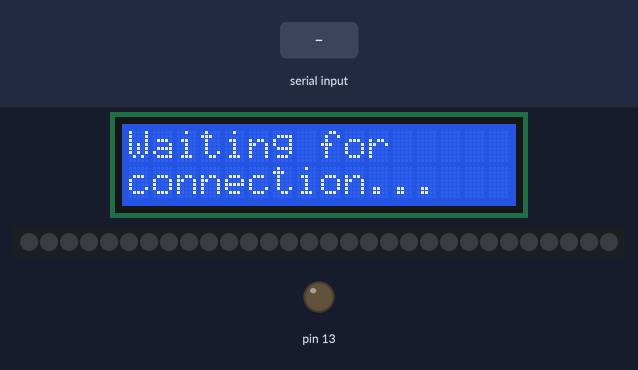
The sketch below on a simulated Arduino Uno, built with avr-gcc and run on an emulated ATmega328P. Shown: 16×2 character LCD, 30 RGB LEDs in strip order, left to right, output pins drawn as LEDs (lit = HIGH). The test bench sets the inputs (shaded band). Dim RGB values are drawn brighter than linear; what the sketch prints to the serial monitor is not drawn.

Above: at 1.2 s.
1.3 s: "c90\n" received over Serial
At 2.4 s:
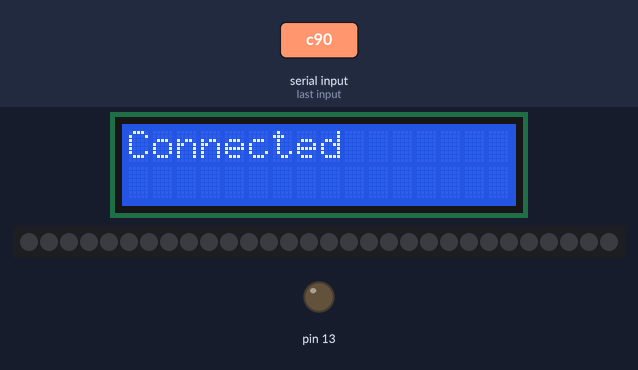
2.8 s: "d90\n" received over Serial
At 3.7 s:
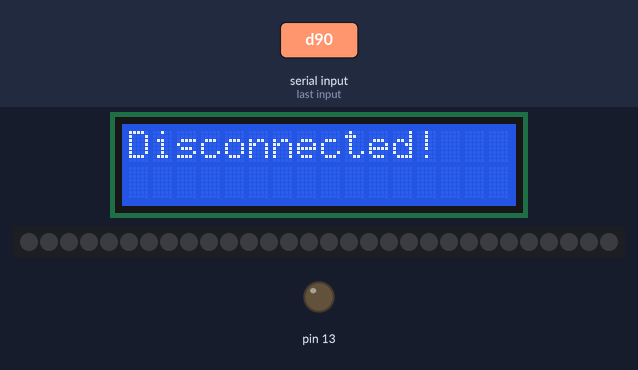
5.8 s: "c 45\n" received over Serial
At 7.0 s:
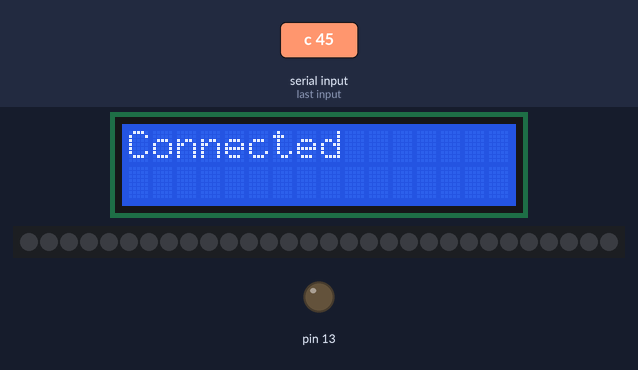
7.3 s: "A90\n" received over Serial
At 8.2 s:
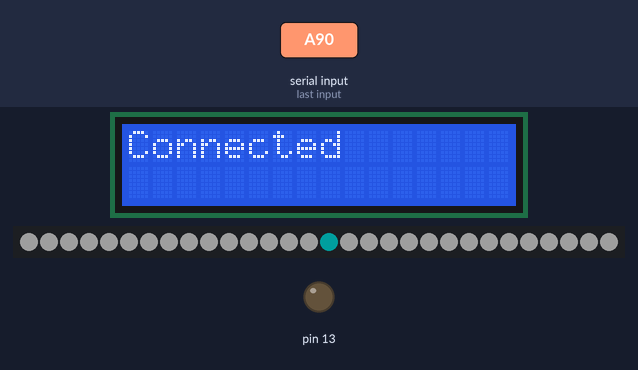
8.8 s: "A 45\n" received over Serial
10.3 s: "d 45\n" received over Serial
At 13.1 s:
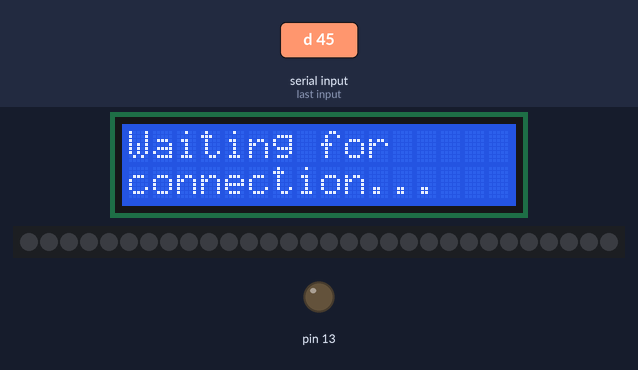
Timing chart, 0 to 14.3 s (numbered marks = the images above; inputs shaded):
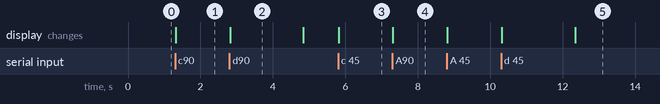

Measured:
- after the input at 1.3 s, the display: changes at once (image 1)
- after the input at 2.8 s, the display: changes at once (image 2)
- after the input at 5.8 s, the display: changes at once (image 3)
- after the input at 10.3 s, the display: first changes at once (image 5 shows a later state)
- what the display in image 2 shows lasts 2.0 s, from 2.8 s to 4.8 s

The sketch:

Ambilight.ino
```cpp
#include <Wire.h>
#include <LiquidCrystal_I2C.h>
#define NUM_LEDS 30
#include "FastLED.h"
#define PIN 2
CRGB leds[NUM_LEDS];

LiquidCrystal_I2C lcd(0x27,16,2);
String inData;
int r, g, b;

void setup() {
  FastLED.addLeds<WS2811, PIN, GRB>(leds, NUM_LEDS).setCorrection( TypicalLEDStrip );
  FastLED.setBrightness(170);
  pinMode(13, OUTPUT);
  Serial.begin(500000);
  lcd.init();
  lcd.backlight();
  lcd.setCursor(0,0);
  lcd.print("Waiting for");
  lcd.setCursor(0,1);
  lcd.print("connection...");

}

void loop() {

    while (Serial.available() > 0)
    {
        char recieved = Serial.read();
        inData += recieved;


        if (recieved == 'c'){
          inData="";
          lcd.clear();
          lcd.setCursor(0,0);
          lcd.print("Connected");
          FastLED.setBrightness(170);
          FastLED.show();
          Serial.println("r");
          inData="";


        }

        if(recieved == 'd')
            {
              FastLED.setBrightness(0);
              FastLED.show();
              lcd.clear();
              lcd.setCursor(0,0);
              lcd.print("Disconnected!");
              delay(2000);
              lcd.clear();
              lcd.setCursor(0,0);
              lcd.print("Waiting for");
              lcd.setCursor(0,1);
              lcd.print("connection...");
              inData = "";
            }


        if (recieved == 'A')
        {
          inData.remove(inData.length() - 1, 1);

          for(int i = 0; i < NUM_LEDS; i++){


              int index = inData.indexOf(" ");
              String R = inData.substring(0,index);
              inData.remove(0,index+1);
              index = inData.indexOf(" ");
              String G = inData.substring(0,index);
              inData.remove(0,index+1);
              index = inData.indexOf(" ");
              String B = inData.substring(0,index);
              inData.remove(0,index+1);

              r = R.toInt();
              g = G.toInt();
              b = B.toInt();

                 if(i < NUM_LEDS / 2){
                 leds[i+NUM_LEDS/2]= CRGB(r, g, b);
              }

             if (i >= NUM_LEDS / 2){
                 leds[NUM_LEDS-1-i]= CRGB(r, g, b);
              }

        }
        FastLED.show();
        inData= "";
    }
  }
}
```
